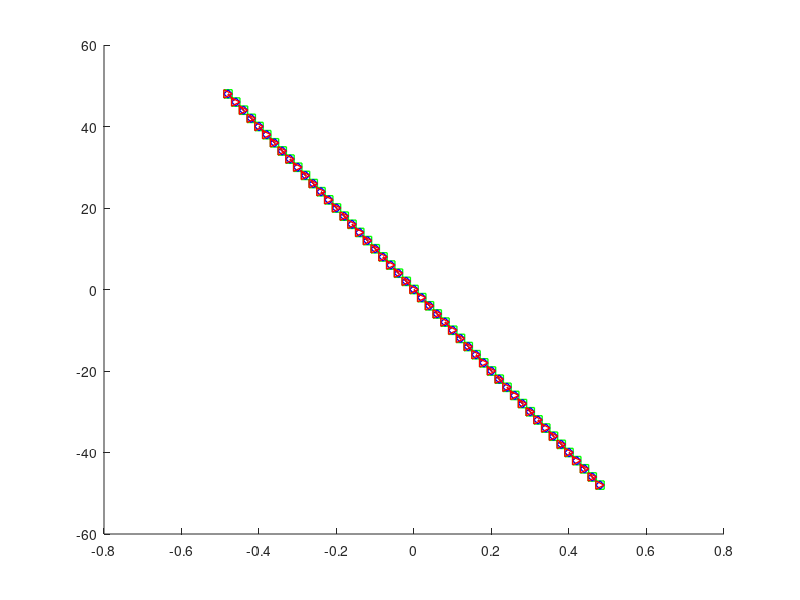
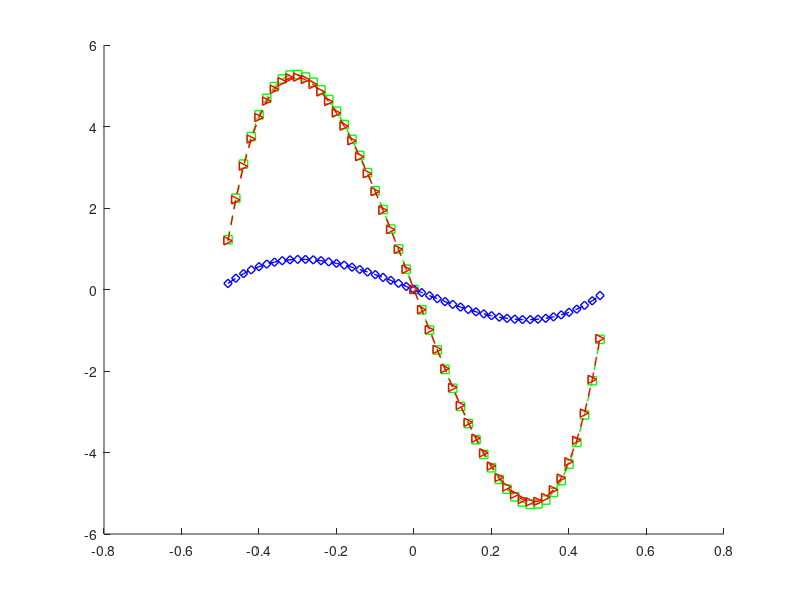
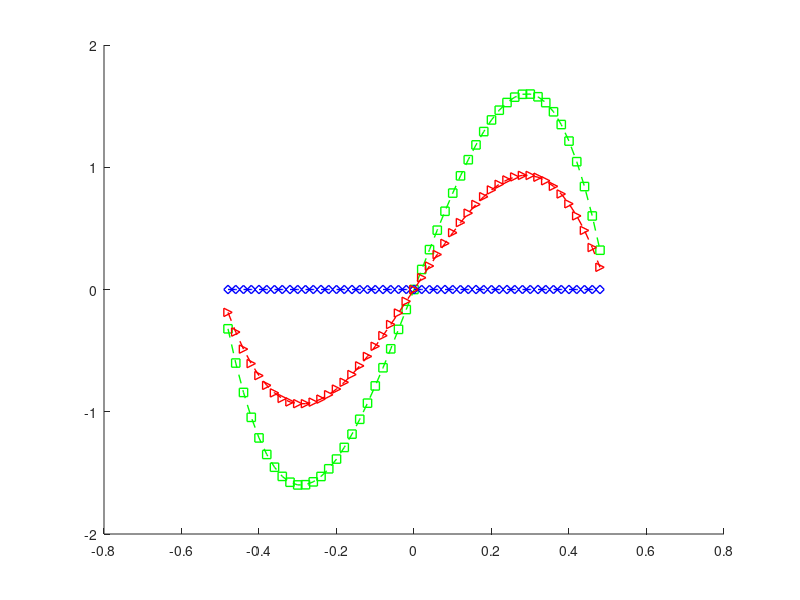
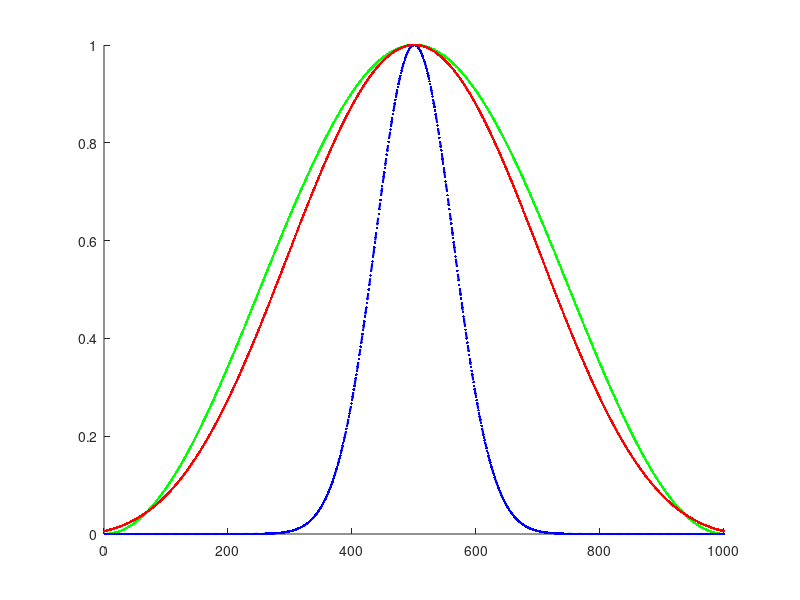

Here is the MATLAB script that generated these plots, in order: (Note: this script raises an error after producing the figures.)
%% %%%%%%%%%%%%%%%%%%%%%%%%%%%%%%%%%%%%%%%%
%% Description: DSP Project (Third Module of percentage error analysis for 
%% improvement using parabolic and gaussian interpolation for vasious 
%% windowing operations)
%% Developers: Pramod Kumar (Sr.No.: 24997), Amrit Lal (Sr.No.: 24608) 
%% M.Tech (SP) 2024-26  IISc Bangalore
%% Start Date: 11/10/2024
%% Code Status: Completed
%% Remarks: Nil
%% Start Code
clc;clear all;close all;

% Parameters
fs = 1000;                  % Sampling frequency (Hz)
T = 1;                      % Duration (s)
A = 1;                      % Amplitude of the sine wave
SNR = 20;                   % Signal-to-noise ratio (dB)
N_fft = 1000;                % Number of points for FFT
freq_under_analysis=100 * fs / N_fft ;
freq_start = freq_under_analysis- fs / (2 * N_fft);  % Start frequency of the sweep (Hz)
freq_end = freq_under_analysis + fs / (2 * N_fft);    % End frequency of the sweep (Hz)
freq_step = 0.02;            % Step size for frequency sweep (Hz)

% Time vector
t = 0:1/fs:T-1/fs;
% Frequency vector for FFT output
f = fs * (0:(N_fft/2)) / N_fft;

% Initialize arrays for storing true and estimated frequencies
true_frequencies = freq_start+0.02:freq_step:freq_end-0.02;
estimated_frequencies = zeros(size(true_frequencies));
estimated_frequencies_int = zeros(size(true_frequencies));
estimated_frequencies_int2 = zeros(size(true_frequencies));

% Window types
window_types = {'hanning', 'gausswin', 'kaiser', 'cosine'};

%Initial plot conditions
figure(1);hold on;
figure(2);hold on;
figure(3);hold on;
figure(4);hold on;
colors = {'--gsquare','--bdiamond','--r>','--k.'};
colors2 = {'--g.','--b.','--r.','--k.'};
% Loop for different window types
for j = 1:4
    % Select window function
    switch window_types{j}
        case 'hanning'
            window = hanning(N_fft, 'periodic');
        case 'gausswin'
            window = gausswin(N_fft, 8);
        case 'kaiser'
            window = kaiser(N_fft, 7);
        case 'cosine'
           window  = cosine_window(N_fft); % Generate Cosine window with parameter 4T1
    end
    
    % Loop through each frequency in the sweep
    for idx = 1:length(true_frequencies)
        f_sine = true_frequencies(idx);     % Current frequency in sweep
        
        % Generate sinewave
        signal = A * sin(2 * pi * f_sine * t);
        
        % Add AWGN
        % noisy_signal = awgn(signal, SNR, 'measured');% AWGN by-passed for results study similar to paper resutls 
        noisy_signal = signal;
        
        % Apply window to the signal
        windowed_signal = noisy_signal(1:N_fft) .* window';
        
        % FFT of the windowed signal with N_fft points
        Y = fft(windowed_signal, N_fft);
        Y = abs(Y / N_fft);                     % Normalize the FFT output
        Y = Y(1:N_fft/2+1);                     % Single-sided spectrum
        Y(2:end-1) = 2 * Y(2:end-1);            % Double amplitude for single-sided
        
        % Estimate the frequency by finding the peak
        [~, peak_idx] = max(Y);
        estimated_frequencies(idx) = f(peak_idx);
        
        % Parabolic and Gaussian interpolation
        if 2 * Y(peak_idx) > Y(peak_idx + 1) + Y(peak_idx - 1)
            % Parabolic interpolation
            delta = (Y(peak_idx + 1) - Y(peak_idx - 1)) / (2 * (2 * Y(peak_idx) - Y(peak_idx + 1) - Y(peak_idx - 1)));
            peak_idx_int = peak_idx + delta;
            estimated_frequencies_int(idx) = fs * (peak_idx_int - 1) / N_fft;
            
            % Gaussian interpolation
            delta2 = log(Y(peak_idx + 1) / Y(peak_idx - 1)) / (2 * log((Y(peak_idx)^2) / (Y(peak_idx + 1) * Y(peak_idx - 1))));
            peak_idx_int2 = peak_idx + delta2;
            estimated_frequencies_int2(idx) = fs * (peak_idx_int2 - 1) / N_fft;
        else
            estimated_frequencies_int(idx) = 0;
            estimated_frequencies_int2(idx) = 0;
        end
    end
    
    % Calculate signed percentage error
    % signed_percentage_error = ((estimated_frequencies - true_frequencies) ./ true_frequencies) * 100;
    % signed_percentage_error_int = ((estimated_frequencies_int - true_frequencies) ./ true_frequencies) * 100;
    % signed_percentage_error_int2 = ((estimated_frequencies_int2 - true_frequencies) ./ true_frequencies) * 100;
    signed_percentage_error = ((estimated_frequencies - true_frequencies)) * 100;
    signed_percentage_error_int = ((estimated_frequencies_int - true_frequencies) ) * 100;
    signed_percentage_error_int2 = ((estimated_frequencies_int2 - true_frequencies)) * 100;
    
    % Plot signed percentage error for FFT peak estimation
    figure(1);
    hold on;
    plot(true_frequencies-freq_under_analysis, signed_percentage_error,colors{j}, 'DisplayName', sprintf('%s (FFT Peak)', window_types{j}), 'LineWidth', 1);
   
    
    % Plot signed percentage error for parabolic interpolation
    figure(2);
    hold on;
    plot(true_frequencies-freq_under_analysis, signed_percentage_error_int, colors{j}, 'DisplayName', sprintf('%s (Parabolic Interpolation)', window_types{j}), 'LineWidth', 1);
  
    
    % Plot signed percentage error for Gaussian interpolation
    figure(3);
    hold on;
    plot(true_frequencies-freq_under_analysis, signed_percentage_error_int2, colors{j}, 'DisplayName', sprintf('%s (Gaussian Interpolation)', window_types{j}), 'LineWidth', 1);
  
    % Plot the window function
    figure(4);
    plot(window,colors2{j},'LineWidth', 1.5, 'DisplayName', sprintf('%s Window', window_types{j}));
   
end

% Finalize plots with legends and grids
figure(1); legend; grid minor;
xlabel('True Frequency (Hz)');
ylabel('Signed Percentage Frequency Estimation Error (%)');
title('Signed Frequency Estimation Error Across Frequency Sweep (FFT Peak)');
% ylim([-1 1]);
hold off;
figure(2); legend; grid minor;
xlabel('True Frequency (Hz)');
ylabel('Signed Percentage Frequency Estimation Error (%)');
title('Signed Frequency Estimation Error Across Frequency Sweep (Parabolic Interpolation)');
% ylim([-0.1 0.1]);
% ylim([-0.08 0.08]);
hold off;
figure(3); legend; grid minor;
xlabel('True Frequency (Hz)');
ylabel('Signed Percentage Frequency Estimation Error (%)');
title('Signed Frequency Estimation Error Across Frequency Sweep (Gaussian Interpolation)');
% ylim([-0.1 0.1]);
% ylim([-0.02 0.02]);
hold off;
figure(4); legend; grid minor;
xlabel('Window Index');
ylabel('Window Weights');
title('Windowing Function (Prior to FFT)');
hold off;
%%%%%%%%%%%%%%%%%%%%%%%%%%%%%%%%%%%%%% End of the Code %%%%%%%%%%%%%%%%%%%%%%%%%%%%%%%%%%%%%
